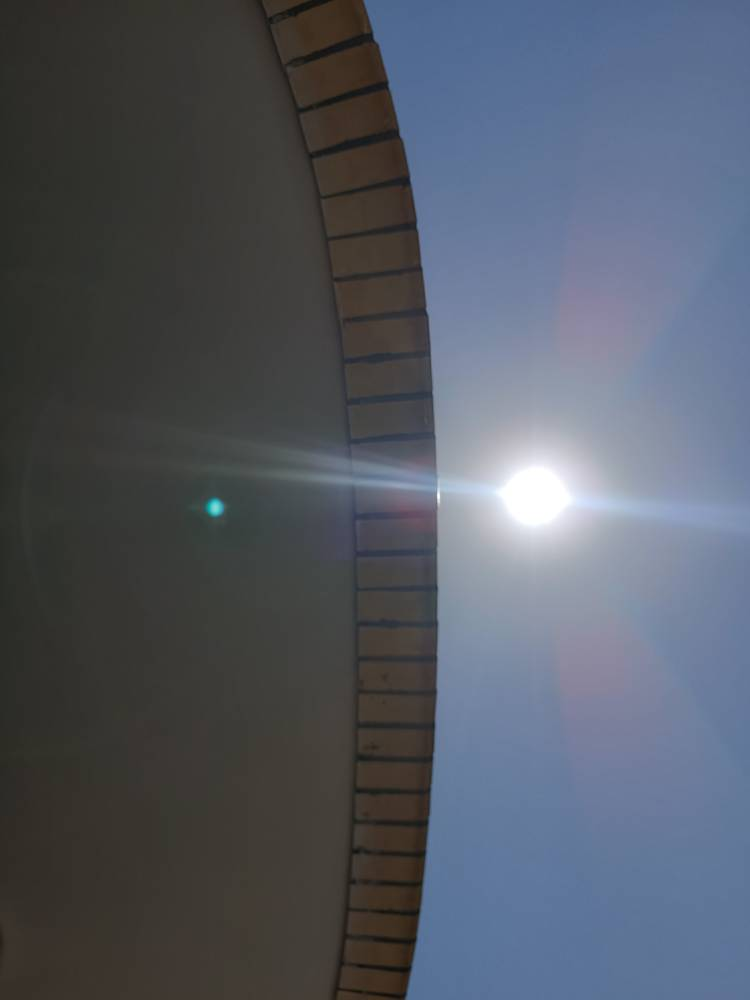
#> input picture Refactor/Images/1785916500250.jpg, 750 x 1000 px; its folder holds only this picture in this run
$ python LAB_HSV.py
#> lines starting #> are read from the running program, lines starting #| are printed output that depends on the picture; after the words box and inside, x2 and y2 are one past the last pixel; in counts of white or black regions, pixels touching at a corner belong together
import cv2
import numpy as np
import sys
import os

INSPECTOR_WIN_NAME = "Pixel Inspector"

def imread_unicode(filepath, flags=cv2.IMREAD_COLOR):
    """
    تابع جایگزین برای cv2.imread جهت پشتیبانی کامل از حروف فارسی و Unicode در مسیر فایل
    """
#> called with flags = 1
    try:
        # خواندن فایل به‌صورت آرایه بایت‌های خام
        img_array = np.fromfile(filepath, dtype=np.uint8)
        # دکود کردن بایت‌ها به تصویر OpenCV
        return cv2.imdecode(img_array, flags)
#> returned value is the input picture: shape (1000, 750, 3); mean B, G, R 100, 89.3, 83.5
    except Exception as e:
        return None

def create_pixel_inspector_panel(r, g, b, h, s, v, l, a, b_lab, x, y):
    panel_w, panel_h = 400, 320
    panel = np.zeros((panel_h, panel_w, 3), dtype=np.uint8)

    color_preview = np.full((60, panel_w - 20, 3), (b, g, r), dtype=np.uint8)
    panel[15:75, 10:panel_w-10] = color_preview

    cv2.rectangle(panel, (10, 15), (panel_w - 10, 75), (200, 200, 200), 1)

    font = cv2.FONT_HERSHEY_SIMPLEX
    cv2.putText(panel, f"Position: X={x}, Y={y}", (15, 100), font, 0.55, (255, 255, 255), 1, cv2.LINE_AA)
    cv2.putText(panel, f"RGB:  R={r:3d}  G={g:3d}  B={b:3d}", (15, 140), font, 0.5, (100, 100, 255), 1, cv2.LINE_AA)
    cv2.putText(panel, f"HSV:  H={h:3d}  S={s:3d}  V={v:3d}", (15, 180), font, 0.5, (255, 200, 100), 1, cv2.LINE_AA)
    cv2.putText(panel, f"LAB:  L={l:3d}  a={a:3d}  b={b_lab:3d}", (15, 220), font, 0.5, (255, 100, 255), 1, cv2.LINE_AA)
    cv2.putText(panel, "Move/Click mouse on main image", (15, 280), font, 0.4, (150, 150, 150), 1, cv2.LINE_AA)

    return panel

def process_single_frame(frame, title_prefix=""):
#> called with title_prefix = '1/1 - 1785916500250.jpg'
    b_chan, g_chan, r_chan = cv2.split(frame)

    hsv = cv2.cvtColor(frame, cv2.COLOR_BGR2HSV)
#> hsv: shape (1000, 750, 3); mean H, S, V 67.6, 52.3, 104
    h_chan, s_chan, v_chan = cv2.split(hsv)
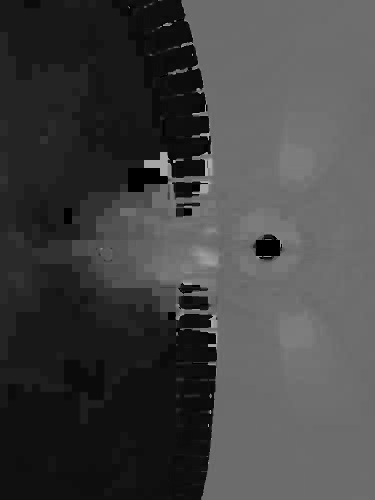
#> h_chan: shape (1000, 750) (shown at 1/2 size); min 0, max 178, mean 67.6
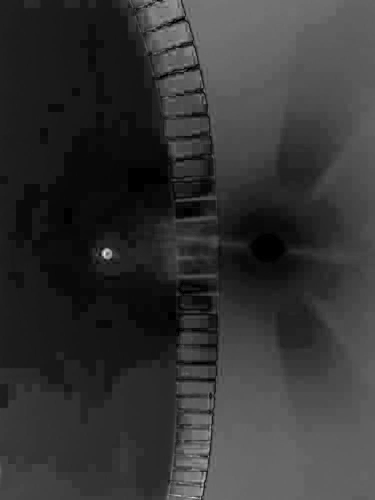
#> s_chan: shape (1000, 750) (shown at 1/2 size); min 0, max 241, mean 52.3

    lab = cv2.cvtColor(frame, cv2.COLOR_BGR2LAB)
#> lab: shape (1000, 750, 3); mean of channels 0, 1, 2 95.1, 128.7, 121.9
    l_chan, a_chan, b_lab_chan = cv2.split(lab)
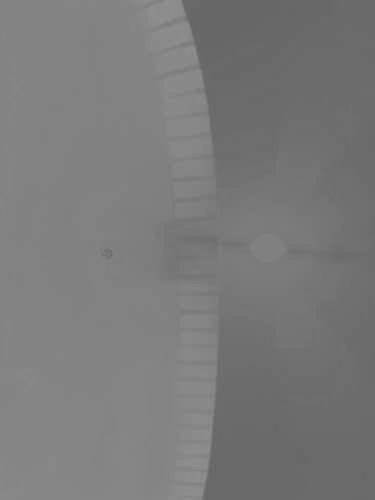
#> b_lab_chan: shape (1000, 750) (shown at 1/2 size); min 97, max 145, mean 121.9

    channels = {
        "Red (R)": (r_chan, (0, 0, 255)),
        "Green (G)": (g_chan, (0, 255, 0)),
        "Blue (B)": (b_chan, (255, 0, 0)),
        "Hue (H)": (h_chan, (255, 100, 0)),
        "Sat (S)": (s_chan, (0, 255, 128)),
        "Val (V)": (v_chan, (128, 0, 255)),
        "Light (L)": (l_chan, (255, 255, 0)),
        "a* (G-R)": (a_chan, (255, 0, 255)),
        "b* (B-Y)": (b_lab_chan, (0, 255, 255))
    }

    marked_frame = frame.copy()
    h, w = frame.shape[:2]

    panel_width = 380
    info_panel = np.zeros((h, panel_width, 3), dtype=np.uint8)

    print("=" * 65)
    print(f"📊 آمار حداقل و حداکثر کانال‌ها [{title_prefix}]:")
    print("=" * 65)

    y_offset = 25
    line_height = 20

    cv2.putText(info_panel, "Channel Min / Max Stats", (10, y_offset),
                cv2.FONT_HERSHEY_SIMPLEX, 0.5, (255, 255, 255), 1, cv2.LINE_AA)
    y_offset += line_height + 5

    for name, (channel, color) in channels.items():
        min_val, max_val, min_loc, max_loc = cv2.minMaxLoc(channel)

        print(f"🔹 [{name}]")
        print(f"   ▫️ حداقل (Min): {int(min_val):3d}  در  X={min_loc[0]}, Y={min_loc[1]}")
        print(f"   ▫️ حداکثر (Max): {int(max_val):3d}  در  X={max_loc[0]}, Y={max_loc[1]}")

        cv2.circle(marked_frame, min_loc, 2, color, -1)
        cv2.circle(marked_frame, max_loc, 4, color, -1)

        text_min = f"{name} Min: {int(min_val):3d} @ ({min_loc[0]},{min_loc[1]})"
        text_max = f"{name} Max: {int(max_val):3d} @ ({max_loc[0]},{max_loc[1]})"

        if y_offset + (line_height * 2) < h:
            cv2.putText(info_panel, text_min, (10, y_offset),
                        cv2.FONT_HERSHEY_SIMPLEX, 0.38, color, 1, cv2.LINE_AA)
            y_offset += line_height
            cv2.putText(info_panel, text_max, (10, y_offset),
                        cv2.FONT_HERSHEY_SIMPLEX, 0.38, color, 1, cv2.LINE_AA)
            y_offset += line_height + 4
#> this loop made 9 passes
#> (name, color, min_val, max_val, text_min, text_max, y_offset) on passes 1 to 4: ('Red (R)', (0, 0, 255), 9, 255, 'Red (R) Min:   9 @ (208,506)', 'Red (R) Max: 255 @ (531,469)', 94), ('Green (G)', (0, 255, 0), 12, 255, 'Green (G) Min:  12 @ (385,994)', 'Green (G) Max: 255 @ (531,469)', 138), ('Blue (B)', (255, 0, 0), 2, 255, 'Blue (B) Min:   2 @ (359,991)', 'Blue (B) Max: 255 @ (532,467)', 182), ('Hue (H)', (255, 100, 0), 0, 178, 'Hue (H) Min:   0 @ (314,0)', 'Hue (H) Max: 178 @ (384,108)', 226)
#> (printed output is left out)
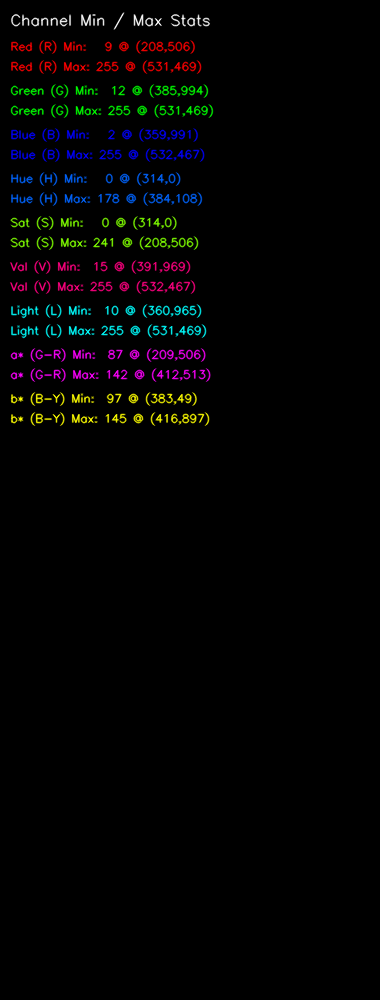
#> info_panel: shape (1000, 380, 3); mean of channels 0, 1, 2 3.4, 3.3, 3.4; drawn as B, G, R
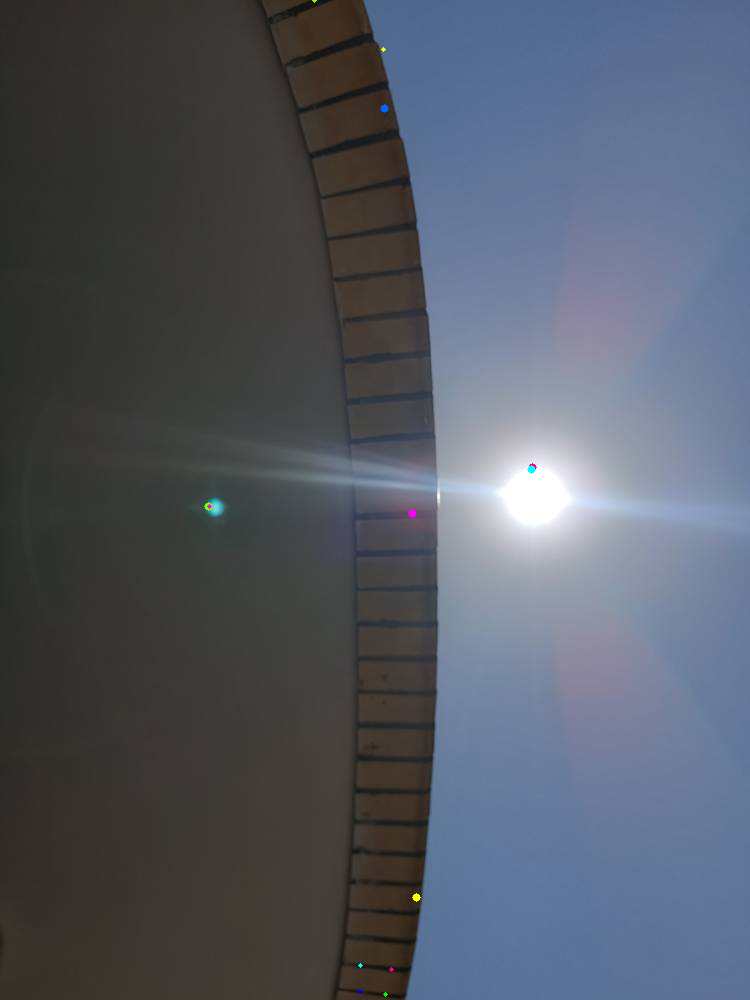
#> marked_frame: shape (1000, 750, 3); 0.04% of pixels changed, all inside (x1, y1, x2, y2) = (204, 0, 537, 997)
#> after the loop, y_offset = 446

    print("=" * 65)

    combined_display = np.hstack((marked_frame, info_panel))
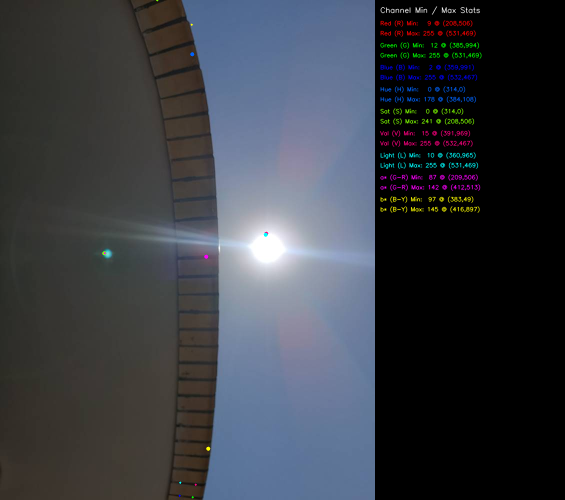
#> combined_display: shape (1000, 1130, 3) (shown at 1/2 size); mean B, G, R 67.5, 60.4, 56.6
    win_name = "Marked Image with Stats Panel"

    cv2.imshow(win_name, combined_display)

    init_x, init_y = w // 2, h // 2
    b_val, g_val, r_val = frame[init_y, init_x]
#> b_val = 112; g_val = 97; r_val = 94
    inspector_img = create_pixel_inspector_panel(
        r_val, g_val, b_val,
        h_chan[init_y, init_x], s_chan[init_y, init_x], v_chan[init_y, init_x],
        l_chan[init_y, init_x], a_chan[init_y, init_x], b_lab_chan[init_y, init_x],
        init_x, init_y
    )
#> in create_pixel_inspector_panel, `font = cv2.FONT_HERSHEY_SIMPLEX`: font = 0
#> in create_pixel_inspector_panel, `cv2.putText(panel, "Move/Click mouse on main image", (15, 280), font, ..`:
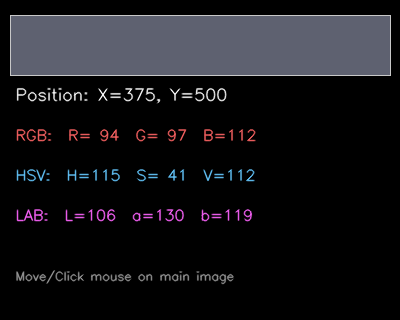
#> panel: shape (320, 400, 3); mean of channels 0, 1, 2 25.2, 21.7, 22.1; drawn as B, G, R
    cv2.imshow(INSPECTOR_WIN_NAME, inspector_img)

    # [17 lines left out: function mouse_event, not called in this run]

    cv2.setMouseCallback(win_name, mouse_event)

def inspect_images_in_folder(input_path):
    valid_extensions = ('.jpg', '.jpeg', '.png', '.bmp', '.tiff', '.webp')

    if os.path.isdir(input_path):
        image_paths = [os.path.join(input_path, f) for f in os.listdir(input_path)
                       if f.lower().endswith(valid_extensions)]
        image_paths.sort()
    elif os.path.isfile(input_path) and input_path.lower().endswith(valid_extensions):
        image_paths = [input_path]
    else:
        print("❌ مسیر معتبری برای فایل یا پوشه تصاویر یافت نشد!")
        return

    if not image_paths:
        print("❌ هیچ تصویری در پوشه موردنظر یافت نشد.")
        return

    cv2.namedWindow(INSPECTOR_WIN_NAME, cv2.WINDOW_AUTOSIZE)

    total_images = len(image_paths)
    print(f"📂 تعداد {total_images} تصویر جهت پردازش یافت شد.\n")

    for idx, img_path in enumerate(image_paths, start=1):
        # تغییر اصلی: استفاده از تابع اختصاصی imread_unicode به جای cv2.imread
        frame = imread_unicode(img_path)
        if frame is None:
            print(f"⚠️ تصویر خوانده نشد (احتمالا فایل خراب یا نامعتبر است): {img_path}")
            continue

        file_name = os.path.basename(img_path)
        process_single_frame(
            frame, title_prefix=f"{idx}/{total_images} - {file_name}")

        key = cv2.waitKey(0) & 0xFF
#> (key q is pressed here)
        if key == ord('q'):
            print("\n⏹ پردازش متوقف شد.")
            break

    cv2.destroyAllWindows()

if __name__ == "__main__":
    default_dir = "C:/Users/win/Desktop/SunTrackerSplit/SunTracker-Refactor/Refactor/Images"
    path = sys.argv[1] if len(sys.argv) > 1 else default_dir
    inspect_images_in_folder(path)

$ run again, on Refactor/Images/IMG_20260805_180003.jpg
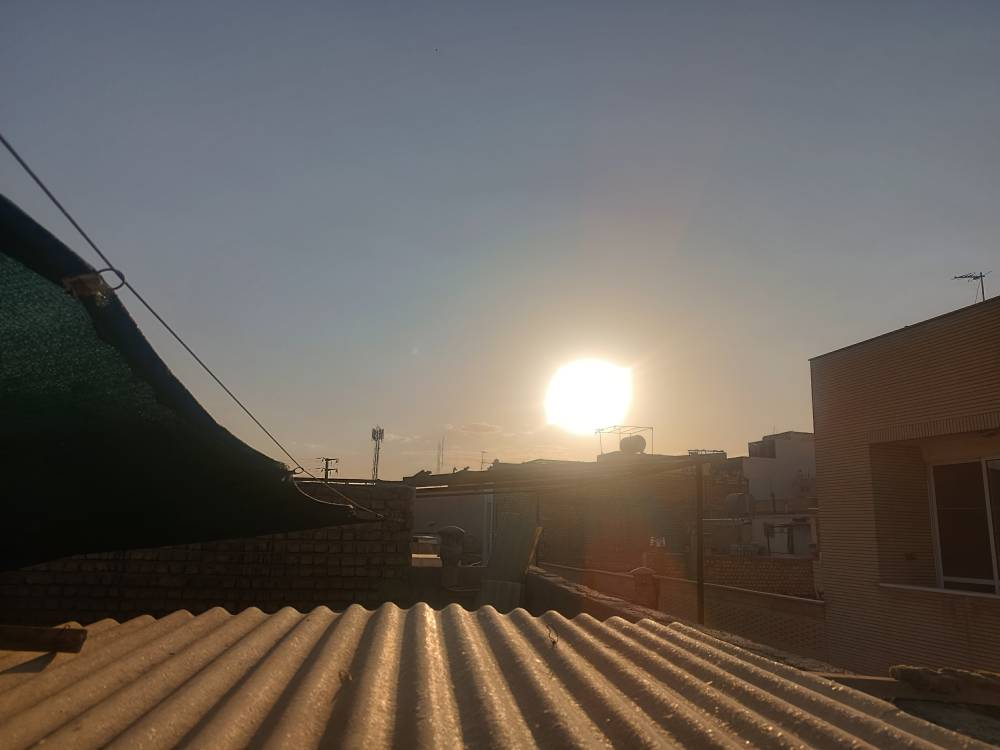
#> input picture Refactor/Images/IMG_20260805_180003.jpg, 1000 x 750 px
#> in imread_unicode, returned value is the input picture: shape (750, 1000, 3); mean B, G, R 90.7, 97.1, 104.3
#> hsv: shape (750, 1000, 3); mean H, S, V 53.2, 72.7, 110.7
#> lab: shape (750, 1000, 3); mean of channels 0, 1, 2 104.4, 130.5, 133
#> the loop in process_single_frame, `for name, (channel, color) in channels.items():` made 9 passes
#> (name, color, min_val, max_val, text_min, text_max, y_offset) on passes 1 to 4: ('Red (R)', (0, 0, 255), 4, 255, 'Red (R) Min:   4 @ (4,250)', 'Red (R) Max: 255 @ (574,358)', 94), ('Green (G)', (0, 255, 0), 0, 255, 'Green (G) Min:   0 @ (223,606)', 'Green (G) Max: 255 @ (577,360)', 138), ('Blue (B)', (255, 0, 0), 0, 255, 'Blue (B) Min:   0 @ (327,459)', 'Blue (B) Max: 255 @ (592,365)', 182), ('Hue (H)', (255, 100, 0), 0, 179, 'Hue (H) Min:   0 @ (641,208)', 'Hue (H) Max: 179 @ (241,608)', 226)
#> (printed output is left out)
#> after the loop in process_single_frame, `for name, (channel, color) in channels.items():`:
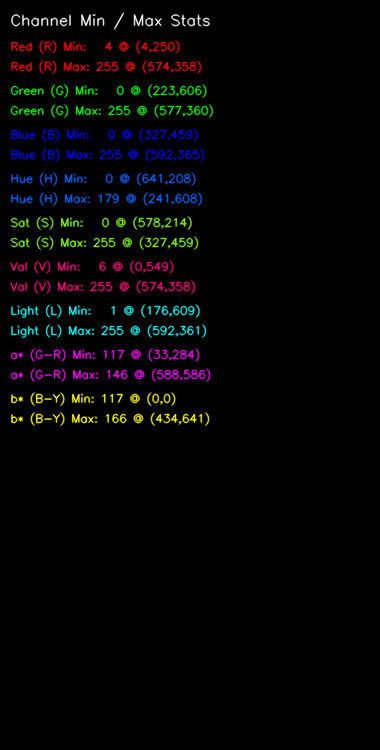
#> info_panel: shape (750, 380, 3); mean of channels 0, 1, 2 4.6, 4.4, 4.4; drawn as B, G, R
#> after the loop in process_single_frame, `for name, (channel, color) in channels.items():`: y_offset = 446
#> b_val = 151; g_val = 175; r_val = 193
#> font = 0
#> in create_pixel_inspector_panel, `cv2.putText(panel, "Move/Click mouse on main image", (15, 280), font, ..`:
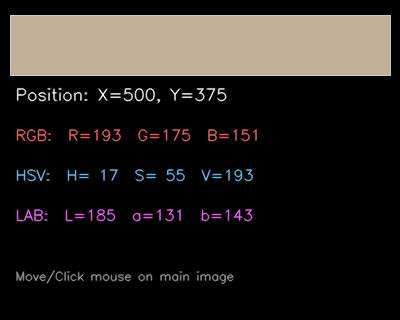
#> panel: shape (320, 400, 3); mean of channels 0, 1, 2 32, 35.4, 39.5; drawn as B, G, R

$ run again, on Refactor/Images/IMG_20260805_180034.jpg
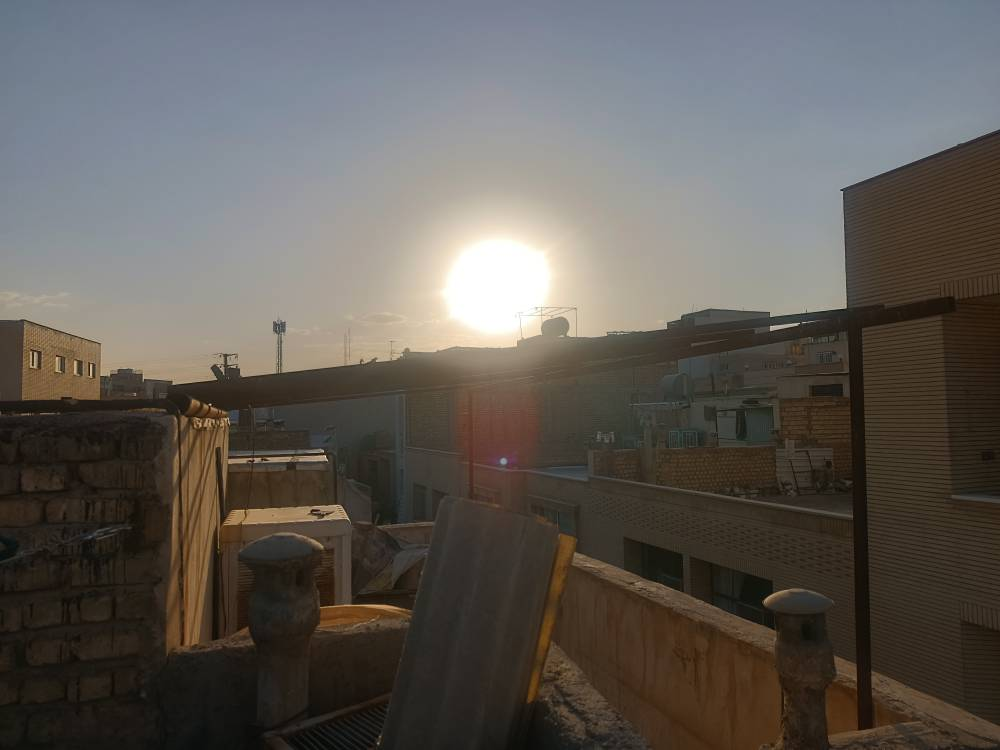
#> input picture Refactor/Images/IMG_20260805_180034.jpg, 1000 x 750 px
#> in imread_unicode, returned value is the input picture: shape (750, 1000, 3); mean B, G, R 86.8, 91.8, 96.5
#> hsv: shape (750, 1000, 3); mean H, S, V 43.4, 67.9, 102.2
#> lab: shape (750, 1000, 3); mean of channels 0, 1, 2 97.4, 129.5, 132.1
#> the loop in process_single_frame, `for name, (channel, color) in channels.items():` made 9 passes
#> (name, color, min_val, max_val, text_min, text_max, y_offset) on passes 1 to 4: ('Red (R)', (0, 0, 255), 2, 255, 'Red (R) Min:   2 @ (311,740)', 'Red (R) Max: 255 @ (488,238)', 94), ('Green (G)', (0, 255, 0), 2, 255, 'Green (G) Min:   2 @ (262,459)', 'Green (G) Max: 255 @ (496,240)', 138), ('Blue (B)', (255, 0, 0), 0, 255, 'Blue (B) Min:   0 @ (998,294)', 'Blue (B) Max: 255 @ (493,244)', 182), ('Hue (H)', (255, 100, 0), 0, 179, 'Hue (H) Min:   0 @ (464,129)', 'Hue (H) Max: 179 @ (502,452)', 226)
#> (printed output is left out)
#> after the loop in process_single_frame, `for name, (channel, color) in channels.items():`:
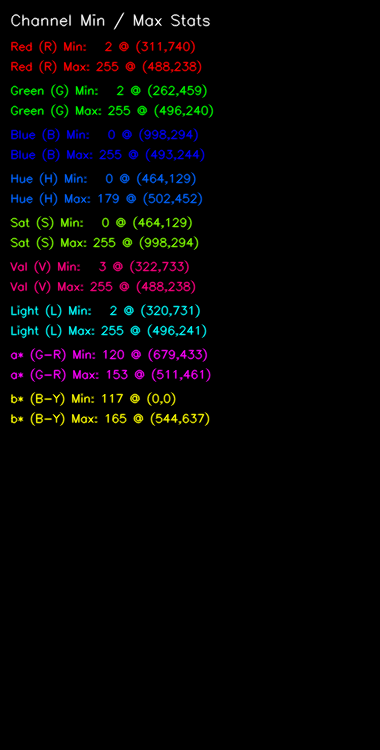
#> info_panel: shape (750, 380, 3); mean of channels 0, 1, 2 4.6, 4.4, 4.4; drawn as B, G, R
#> after the loop in process_single_frame, `for name, (channel, color) in channels.items():`: y_offset = 446
#> b_val = 94; g_val = 112; r_val = 129
#> font = 0
#> in create_pixel_inspector_panel, `cv2.putText(panel, "Move/Click mouse on main image", (15, 280), font, ..`:
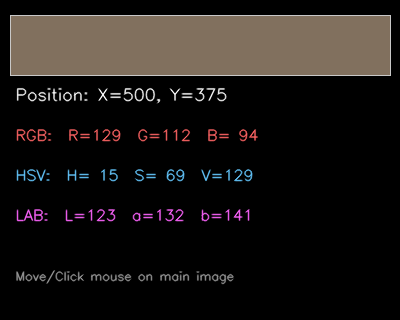
#> panel: shape (320, 400, 3); mean of channels 0, 1, 2 22, 24.4, 28.2; drawn as B, G, R
